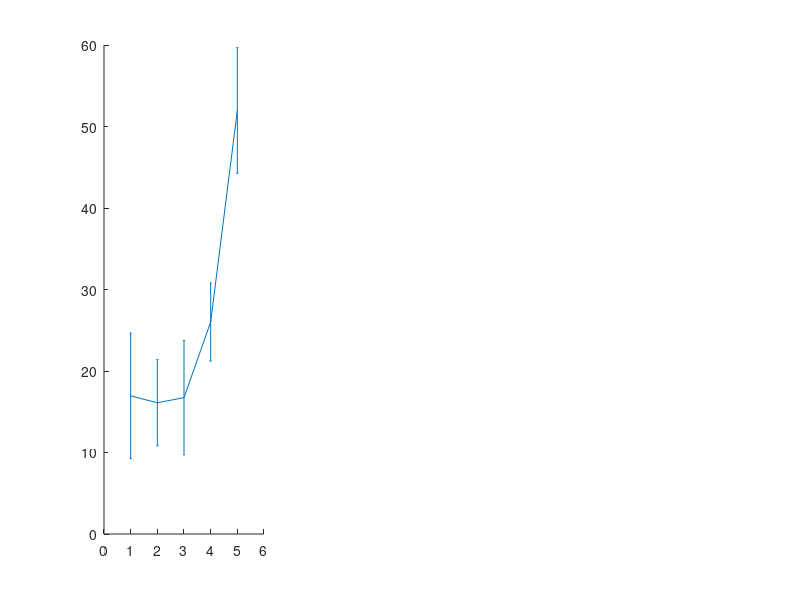

Reproduce this figure in MATLAB. (Note: this script raises an error after producing the figure.)
clc;
% colors for each stage
r=.9*[1 .4 .4 ]; 
s=[.4 .4 1]; 
i=[.2 1 1]; 
w=[.9 .9 .3];
%bar plot for the percentage of each stage
figure('position',[300 600 800 200])

% SWS
subplot(1,3,1) 
x=1:5; % for 4 recording sites
y = [0.1695	0.161	0.1673	0.260133333	0.51965
];
err = [0.15401106	0.105862458	0.140319017	0.095866852	0.154065306
]/2; % division by 2 for ste
errorbar(x, y*100, err*100, '-','MarkerSize', 10,...
    'MarkerEdgeColor',s,'MarkerFaceColor',s,'linestyle','none','color','k'); hold on
bar(x,y*100,'FaceColor',s);
plot(1,100* 0.07,'kx','MarkerSize',10);
plot(1,100* 0.389,'ko','MarkerSize',10);
plot(1,100* 0.083,'k+','MarkerSize',10);
plot(1,100* 0.14,'kd','MarkerSize',8);

plot(2,100* 0.271,'kx','MarkerSize',10);
plot(2,100* 0.07,'ko','MarkerSize',10);
plot(2,100* 0.088,'k+','MarkerSize',10);
plot(2,100* 0.223,'kd','MarkerSize',8);

plot(3,100* 0.20,'kx','MarkerSize',10);
plot(3,100* 0.082,'ko','MarkerSize',10);
plot(3,100* 0.05,'k+','MarkerSize',10);
plot(3,100* 0.356,'kd','MarkerSize',8);

plot(4,100* 0.256,'kx','MarkerSize',10);
plot(4,100* 0.162,'ko','MarkerSize',10);
plot(4,100* 0.3816,'kd','MarkerSize',8);

plot(5,100* 0.626,'kx','MarkerSize',10);
plot(5,100* 0.542,'ko','MarkerSize',10);
plot(5,100* 0.33,'k+','MarkerSize',10);
plot(5,100* 0.566,'kd','MarkerSize',8);

xlim([.3 5.7]);
ylim([0 73])
box off
xticks([1 2 3 4 5])
xticklabels({'L front EEG','R front EEG','R caudal EEG','L caudal EEG','DVR'})
xtickangle(-30)
title('SWS')
ylabel('Time (%)')

% IS
subplot(1,3,2) 
x=1:5; % for 4 recording sites
y = [0.4123	0.4925	0.425525	0.262	0.202925

];
err = [0.186826872	0.138570728	0.265744305	0.14857658	0.020795733
]/2; % division by 2 for ste
errorbar(x, y*100, err*100, '-','MarkerSize', 10,...
    'MarkerEdgeColor',i,'MarkerFaceColor',i,'linestyle','none','color','k'); hold on

bar(x,y*100,'FaceColor',i);
plot(1,100* 0.48,'kx','MarkerSize',10);
plot(1,100* 0.149,'ko','MarkerSize',10);
plot(1,100* 0.433,'k+','MarkerSize',10);
plot(1,100* 0.58,'kd','MarkerSize',8);

plot(2,100* 0.301,'kx','MarkerSize',10);
plot(2,100* 0.62,'ko','MarkerSize',10);
plot(2,100* 0.568,'k+','MarkerSize',10);
plot(2,100* 0.483,'kd','MarkerSize',8);

plot(3,100* 0.38,'kx','MarkerSize',10);
plot(3,100* 0.492,'ko','MarkerSize',10);
plot(3,100* 0.73,'k+','MarkerSize',10);
plot(3,100* 0.106,'kd','MarkerSize',8);

plot(4,100* 0.326,'kx','MarkerSize',10);
plot(4,100* 0.362,'ko','MarkerSize',10);
plot(4,100* 0.1016,'kd','MarkerSize',8);

plot(5,100* 0.196,'kx','MarkerSize',10);
plot(5,100* 0.182,'ko','MarkerSize',10);
plot(5,100* 0.23,'k+','MarkerSize',10);
plot(5,100* 0.226,'kd','MarkerSize',8);

xlim([.3 5.7]);
ylim([0 73.1])
box off
xticks([1 2 3 4 5])
xticklabels({'L front EEG','R front EEG','R caudal EEG','L caudal EEG','DVR'})
xtickangle(-30)
yticklabels([])
title('IS')

% REM
subplot(1,3,3) 
x=1:5; % for 4 recording sites
y = [0.3288	0.2441	0.328225	0.415766667	0.2708
];
err = [0.138067809	0.09211681	0.153861894	0.046901741	0.086342303
]/2; % division by 2 for ste
errorbar(x, y*100, err*100, '-','MarkerSize', 10,...
    'MarkerEdgeColor',r,'MarkerFaceColor',r,'linestyle','none','color','k'); hold on
bar(x,y*100,'FaceColor',r);

plot(1,100* 0.40,'kx','MarkerSize',10);
plot(1,100* 0.41,'ko','MarkerSize',10);
plot(1,100* 0.373,'k+','MarkerSize',10);
plot(1,100* 0.12,'kd','MarkerSize',8);

plot(2,100* 0.371,'kx','MarkerSize',10);
plot(2,100* 0.15,'ko','MarkerSize',10);
plot(2,100* 0.228,'k+','MarkerSize',10);
plot(2,100* 0.223,'kd','MarkerSize',8);

plot(3,100* 0.36,'kx','MarkerSize',10);
plot(3,100* 0.362,'ko','MarkerSize',10);
plot(3,100* 0.11,'k+','MarkerSize',10);
plot(3,100* 0.476,'kd','MarkerSize',8);

plot(4,100* 0.36,'kx','MarkerSize',10);
plot(4,100* 0.422,'ko','MarkerSize',10);
plot(4,100* 0.4516,'kd','MarkerSize',8);

plot(5,100* 0.166,'kx','MarkerSize',10);
plot(5,100* 0.342,'ko','MarkerSize',10);
plot(5,100* 0.33,'k+','MarkerSize',10);
plot(5,100* 0.226,'kd','MarkerSize',8);

xlim([.3 5.7]);
ylim([0 73])
box off
xticks([1 2 3 4 5])
xticklabels({'L front EEG','R front EEG','R caudal EEG','L caudal EEG','DVR'})
xtickangle(-30)
yticklabels([])
title('REM')

%% statistical tests regarding comparison of SWS across sites
DVR_perc=[0.6296    0.5483  0.3346  0.5661];
p_l_a = 4*ranksum(DVR_perc,[0.0615
0.3956

0.084
0.1369
])
p_r_a = 4*ranksum(DVR_perc,[0.2735
0.0608

0.0812
0.2285
])
p_r_p = 4*ranksum(DVR_perc,[0.2
0.078

0.04
0.3512
])
p_l_p = 4*ranksum(DVR_perc,[0.256
0.1664

 
0.358
])

% IS percentage comparison of DVR and rest
DVR_perc=[0.192
0.1794

0.2241
0.2162
];
p_l_a = 4*ranksum(DVR_perc,[0.4838
0.148

0.434
0.5834
])
p_r_a = 4*ranksum(DVR_perc,[0.3032
0.6217

0.563
0.4821

])
p_r_p = 4*ranksum(DVR_perc,[0.382
0.4914

0.7348
0.0939

])
p_l_p = 4*ranksum(DVR_perc,[0.327
0.367

0.092
])


% statistical test to see if in DVR, percentage of IS and SWS are
% significantly diffrerent
p_l_a = ranksum([0.192
0.1794
0.2241
0.2162
],[0.6296    0.5483  0.3346  0.5661])

%% ANOVA test 
% ANOVA test to see if the classification of sleep into stages are different across sites (factor), for ...
% each sleep stage separately

IS_percentages=[0.4838	0.3032	0.382	0.327	0.192 ...
0.148	0.6217	0.4914	0.367	0.1794 ...
				0.434	0.563	0.7348		0.2241 ...
0.5834	0.4821	0.0939	0.092	0.2162
];

group=[1:5 1:5 1 2 3 5 1:5];
[p_IS, tbl_IS, stats_IS] = anova1(IS_percentages,group)

%
REM_percentages=[0.4068	0.3724	0.366	0.3649	0.169 ...
0.4112	0.153	0.3618	0.4251	0.3477...
				0.374	0.224	0.111		0.337...
0.1232	0.227	0.4741	0.4573	0.2295
];
[p_REM, tbl_REM, stats_REM] = anova1(REM_percentages,group)
%
SWS_percentages=[0.0615	0.2735	0.2	0.256	0.6296 ...
0.3956	0.0608	0.078	0.1664	0.5483 ...
				0.084	0.0812	0.04	 	0.3346...
0.1369	0.2285	0.3512	0.358	0.5661];
[p_SWS, tbl_SWS, stats_SWS] = anova1(SWS_percentages,group)
[c,m,h,nms] = multcompare(stats_SWS)








